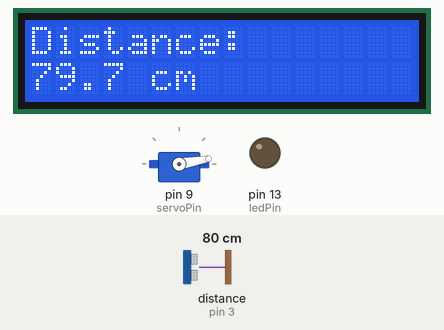
This sketch was run on a simulated Arduino Uno, built with avr-gcc and run on an emulated ATmega328P. Shown: 16×2 character LCD, servo, output pins drawn as LEDs (lit = HIGH). Wiring (inferred from the names in the program): ultrasonic range finder: trigger pin 2; echo pin 3. The test bench sets the inputs (shaded band); at power-on: distance to the obstacle (sensor on pin 3) 80 cm. The echo pulse lasts 58.3 µs per cm; pins used as bus, display or sensor lines are not drawn.

Above: at 3.2 s.
3.3 s: distance to the obstacle (sensor on pin 3) set to 12 cm
At 4.31 s:
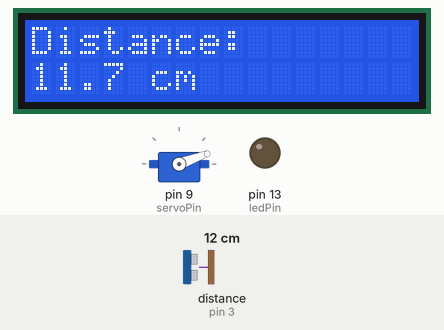
5.1 s: distance to the obstacle (sensor on pin 3) set to 9 cm
At 5.16 s:
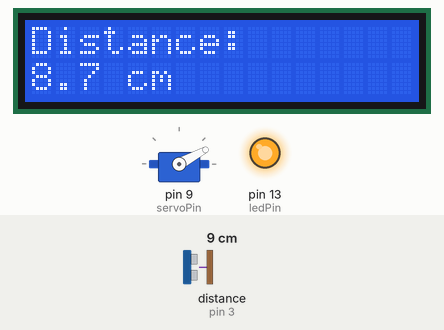
6.9 s: distance to the obstacle (sensor on pin 3) set to 18 cm
At 6.97 s:
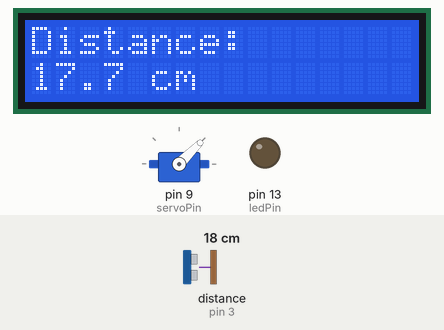
8.7 s: distance to the obstacle (sensor on pin 3) set to 2 cm
At 8.9 s:
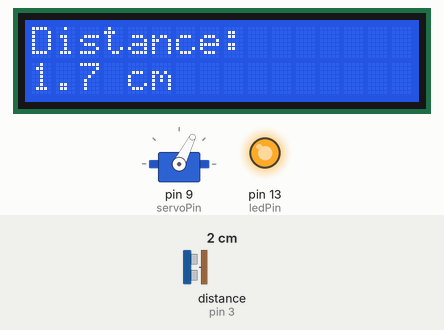
10.5 s: distance to the obstacle (sensor on pin 3) set to 35 cm
At 10.7 s:
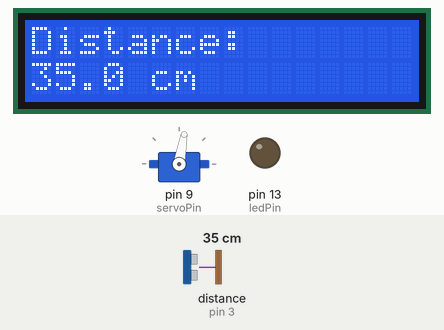
12.4 s: distance to the obstacle (sensor on pin 3) set to 4 cm
At 12.65 s:
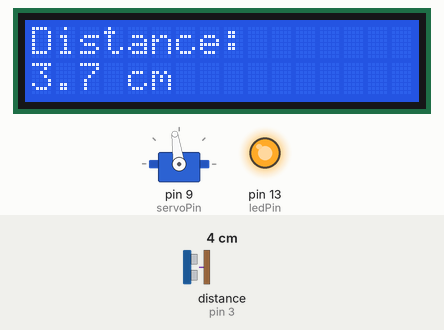
Timing chart, 0 to 18.6 s (numbered marks = the images above; inputs shaded):
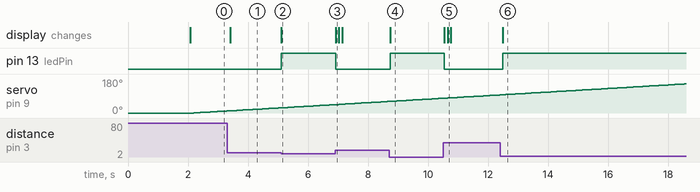

Measured:
- the behaviour switches between 11 and 10 cm on distance to the obstacle (sensor on pin 3) (found by bisection; images 1 and 2)
- after the input at 3.3 s, the display: changes after 0.11 s (image 1)
- after the input at 5.1 s, pin 13 (ledPin): LOW → HIGH at once; the display: changes at once (image 2)
- after the input at 6.9 s, pin 13 (ledPin): HIGH → LOW at once; the display: changes at once (image 3)
- after the input at 8.7 s, pin 13 (ledPin): LOW → HIGH at once; the display: changes at once (image 4)
- after the input at 10.5 s, pin 13 (ledPin): HIGH → LOW after 0.05 s; the display: first changes after 0.05 s (image 5 shows a later state)
- after the input at 12.4 s, pin 13 (ledPin): LOW → HIGH after 0.09 s; the display: changes after 0.09 s (image 6)

The sketch:

ultrasonic_radar.ino
```cpp
#include <Servo.h>
#include <LiquidCrystal.h>

// ---------------- PIN CONFIGURATION ----------------

// HC-SR04 Ultrasonic Sensor
const int trigPin = 2;
const int echoPin = 3;

// Servo Motor
const int servoPin = 9;

// LED Indicator
const int ledPin = 13;

// 16x2 LCD
// RS, EN, D4, D5, D6, D7
LiquidCrystal lcd(7, 8, 4, 5, 6, 10);

// Servo object
Servo radarServo;

// ---------------- VARIABLES ----------------

long duration;
float distance;
int servoAngle = 0;

// Detection threshold
const float detectionLimit = 10.0;

// ---------------- SETUP ----------------

void setup() {

  // Ultrasonic sensor pins
  pinMode(trigPin, OUTPUT);
  pinMode(echoPin, INPUT);

  // LED
  pinMode(ledPin, OUTPUT);

  // Initialize LCD
  lcd.begin(16, 2);
  lcd.clear();

  // Attach servo
  radarServo.attach(servoPin);
  radarServo.write(servoAngle);

  // Startup message
  lcd.setCursor(0, 0);
  lcd.print("Ultrasonic");
  lcd.setCursor(0, 1);
  lcd.print("Radar System");

  delay(2000);
  lcd.clear();
}

// ---------------- MAIN LOOP ----------------

void loop() {

  // Generate ultrasonic trigger pulse
  digitalWrite(trigPin, LOW);
  delayMicroseconds(2);

  digitalWrite(trigPin, HIGH);
  delayMicroseconds(10);

  digitalWrite(trigPin, LOW);

  // Measure echo pulse duration
  duration = pulseIn(echoPin, HIGH);

  // Calculate distance in centimeters
  distance = duration * 0.0343 / 2.0;

  // Display distance
  lcd.setCursor(0, 0);
  lcd.print("Distance:       ");

  lcd.setCursor(0, 0);
  lcd.print("Distance:");

  lcd.setCursor(0, 1);
  lcd.print(distance, 1);
  lcd.print(" cm     ");

  // Object detection
  if (distance > 0 && distance < detectionLimit) {
    digitalWrite(ledPin, HIGH);
  }
  else {
    digitalWrite(ledPin, LOW);
  }

  // Move servo
  radarServo.write(servoAngle);

  servoAngle++;

  if (servoAngle > 180) {
    servoAngle = 0;
  }

  // Delay between measurements
  delay(100);
}
```
